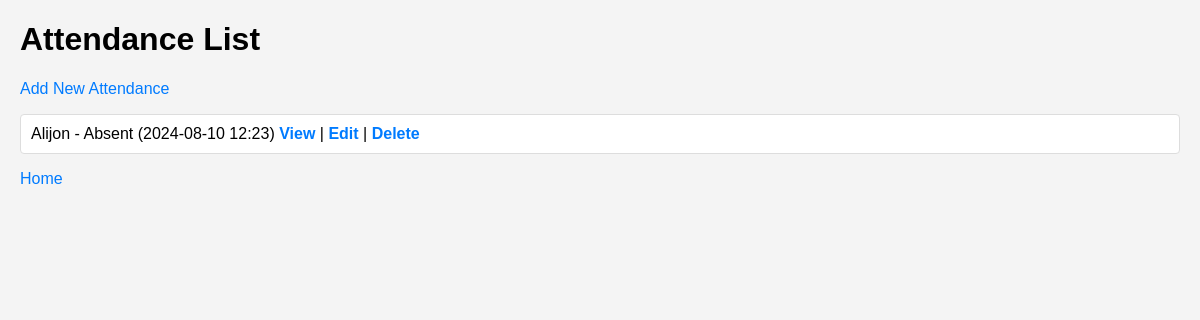
Page /attendance-list/ (signed in) on the earlier database version.
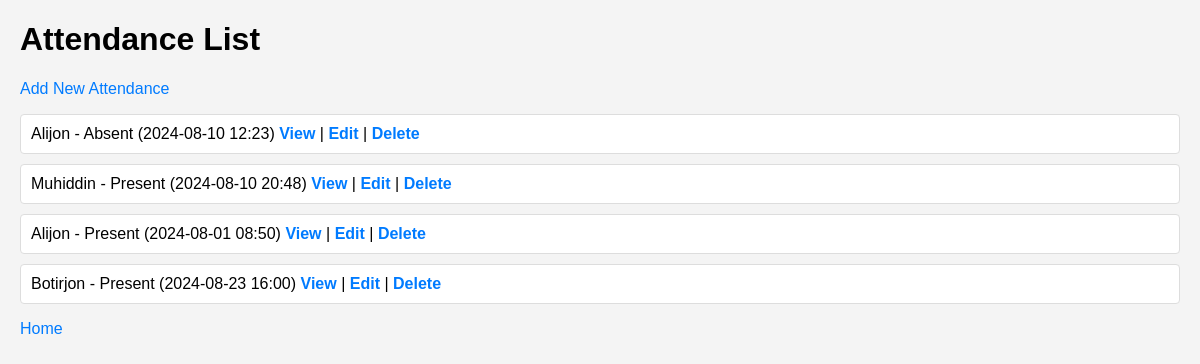
Same page on the later database version.
### main/models.py (models this page shows, shortened)
class Attendance(models.Model):
    staff = models.ForeignKey(Staff, on_delete=models.CASCADE)
    status = models.CharField(max_length=10, choices=[('Present', 'Present'), ('Absent', 'Absent')], null=True)
    date_time = models.DateTimeField(null=True)

class Staff(models.Model):
    username = models.CharField(max_length=255, null=True)
    phone = models.IntegerField(null=True)
    job_title = models.CharField(max_length=255, null=True)
    adress = models.TextField(null=True)

### main/crud/attendance/views.py (the view)
# urls.py: path('attendance-list/', views.listAttendance, name='listAttendance'),
@login_required(login_url='login')
def listAttendance(request):
    queryset = models.Attendance.objects.all()
    context = {'queryset': queryset}
    return render(request, 'crud/attendance/list.html', context)

### templates/crud/attendance/list.html (shortened to what this page needs)
<!DOCTYPE html>
{% load static %}
<html lang="en">
<head>
    <link rel="stylesheet" href="{% static 'style_staff.css' %}">
</head>
<body>
    <h1>Attendance List</h1>
    <a href="{% url 'attendance:createAttendance' %}">Add New Attendance</a>
    <ul>
        {% for attendance in queryset %}
            <li>
                {{ attendance.staff.username }} - {{ attendance.status }} ({{ attendance.date_time|date:"Y-m-d H:i" }})
                <a href="{% url 'attendance:detailAttendance' attendance.id %}">View</a> |
                <a href="{% url 'attendance:updateAttendance' attendance.id %}">Edit</a> |
                <a href="{% url 'attendance:deleteAttendance' attendance.id %}">Delete</a>
            </li>
        {% endfor %}
    </ul>
    <a href="{% url 'index' %}">Home</a>
</body>
</html>

### static/style_staff.css (style rules this page uses)
body { font-family: Arial, sans-serif; margin: 20px; background-color: #f4f4f4; }
a { text-decoration: none; color: #007BFF; }
ul { list-style-type: none; padding: 0; }
ul li { margin: 10px 0; padding: 10px; background-color: #fff; border: 1px solid #ddd; border-radius: 4px; }
ul li a { font-weight: bold; }

Differences in the rows shown:
added Attendance: staff.username "Muhiddin", status "Present", date_time "2024-08-10 20:48"
added Attendance: staff.username "Alijon", status "Present", date_time "2024-08-01 08:50"
added Attendance: staff.username "Botirjon", status "Present", date_time "2024-08-23 16:00"
